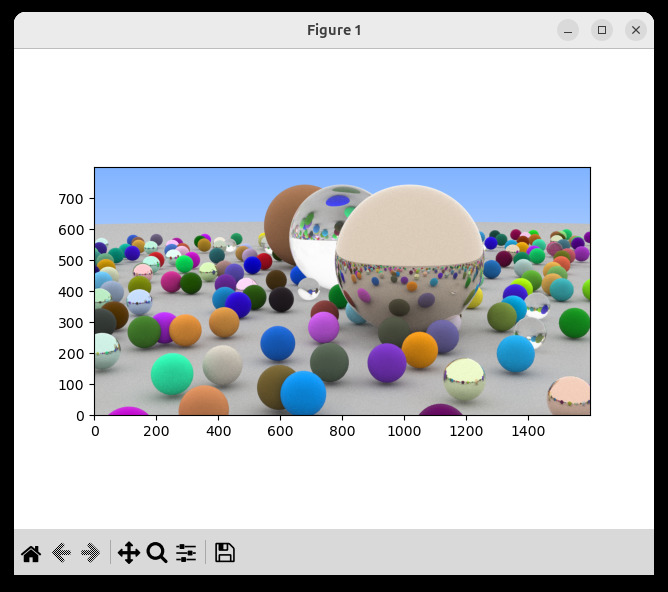

Python code for this plot:
import matplotlib.pyplot as plt
import numpy as np
#from pynari import *
import pynari as anari
import random
import sys, getopt,PIL

fb_size = (1600,800)
look_from = (13., 2., 3.)
look_at = (0., 0., 0.)
look_up = (0.,1.,0.)
fovy = 20.

def add_sphere(pos, radius, material):
    geom = device.newGeometry('sphere')
    array = device.newArray(anari.FLOAT32_VEC3,np.array(pos,dtype=np.float32))
    geom.setParameter('vertex.position',anari.ARRAY,array)
    geom.setParameter('radius',anari.FLOAT32,radius)
    geom.commitParameters()

    surf = device.newSurface()
    surf.setParameter('geometry', anari.GEOMETRY, geom)
    surf.setParameter('material', anari.MATERIAL, material)
    surf.commitParameters()
    
    spheres.append(surf)

    
def make_lambertian(r,g,b):
    mat = device.newMaterial('matte')
    mat.setParameter('color',anari.float3,(r,g,b))
    mat.commitParameters()
    return mat

def make_dielectric(ior):
    mat = device.newMaterial('physicallyBased')
    mat.setParameter('baseColor',anari.float3,(1.,1.,1.))
    mat.setParameter('transmission',anari.float,1.)
    mat.setParameter('specular',anari.float,0.)
    mat.setParameter('metallic',anari.float,0.)
    mat.setParameter('ior',anari.float,ior)
    mat.commitParameters()
    return mat


def make_metal(albedo,fuzz):
    mat = device.newMaterial('physicallyBased')
    mat.setParameter('baseColor',anari.float3,(albedo[0],albedo[1],albedo[2]))
    mat.setParameter('ior',anari.FLOAT32,1.45)
    mat.setParameter('metallic',anari.FLOAT32,1.)
    mat.setParameter('specular',anari.FLOAT32,0.)
    mat.setParameter('roughness',anari.float,0.)
    mat.commitParameters()
    return mat
    
def create_spheres():
    add_sphere((0., 1., 0.), 1., make_dielectric(1.5))
    add_sphere((0.,-1000.,-1),1000.,make_lambertian(.5,.5,.5))
    add_sphere((-4.,1.,0.),1.,make_lambertian(.4,.2,.1))
    add_sphere((4.,1.,0.),1.,make_metal((.7,.6,.5),0.))
    for a in range(-11,12):
        for b in range(-11,12):
            choose_mat = random.random();
            center = (a + random.random(), 0.2, b + random.random());
            if choose_mat < 0.8:
                x = random.random()
                y = random.random()
                z = random.random()
                add_sphere(center,.2,make_lambertian(x*x,y*y,z*z))
            elif choose_mat < .95:
                x = random.random()
                y = random.random()
                z = random.random()
                x = .5*(1+x)
                y = .5*(1+y)
                z = .5*(1+z)
                add_sphere(center,.2,make_metal((x,y,z),.2))
            else:
                add_sphere(center,.2,make_dielectric(1.5))


spheres = []

device = anari.newDevice('default')

create_spheres()

world = device.newWorld()
world.setParameterArray('surface', anari.SURFACE, spheres )
world.commitParameters()


camera = device.newCamera('perspective')
camera.setParameter('aspect', anari.FLOAT32, fb_size[0]/fb_size[1])
camera.setParameter('position',anari.FLOAT32_VEC3, look_from)
direction = [ look_at[0] - look_from[0],
              look_at[1] - look_from[1],
              look_at[2] - look_from[2] ] 
camera.setParameter('direction',anari.float3, direction)
camera.setParameter('up',anari.float3,look_up)
camera.setParameter('fovy',anari.float,fovy*3.14/180)
camera.commitParameters()



renderer = device.newRenderer('default')
renderer.setParameter('ambientRadiance',anari.FLOAT32, 10.)
renderer.setParameter('pixelSamples', anari.INT32, 1024)
renderer.commitParameters()


frame = device.newFrame()

frame.setParameter('size', anari.uint2, fb_size)

frame.setParameter('channel.color', anari.DATA_TYPE, anari.UFIXED8_VEC4)
frame.setParameter('renderer', anari.OBJECT, renderer)
frame.setParameter('camera', anari.OBJECT, camera)
frame.setParameter('world', anari.OBJECT, world)
frame.commitParameters()

frame.render()
fb_color = frame.get('channel.color')

pixels = np.array(fb_color)#.reshape([height, width, 4])

out_file_name = ''
args = sys.argv[1:]
opts, args = getopt.getopt(args,"ho:",["help","output="])
for opt,arg in opts:
    if opt == '-h':
        printf('sample02.py [-o outfile.jpg]')
        sys.exit(0)
    elif opt == '-o':
        out_file_name = arg

if out_file_name == '':
    plt.gca().invert_yaxis()
    plt.imshow(pixels)
    plt.show()
else:
    im = PIL.Image.fromarray(pixels)
    im = im.transpose(PIL.Image.FLIP_TOP_BOTTOM)
    im = im.convert('RGB')
    im.save(out_file_name)




